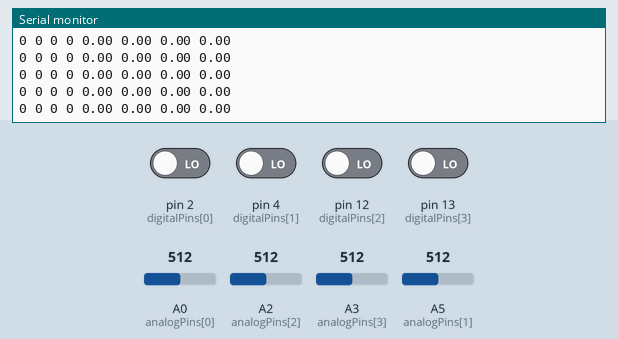
The sketch below on a simulated Arduino Uno, built with avr-gcc and run on an emulated ATmega328P. Shown: the last lines printed to the serial monitor. Inputs (shaded band) come from the test bench; at power-on: pin 2 (digitalPins[0]), pin 4 (digitalPins[1]), pin 12 (digitalPins[2]), pin 13 (digitalPins[3]) LOW, A3 (analogPins[3]) = 512, A5 (analogPins[1]) = 512, A0 (analogPins[0]) = 512, A2 (analogPins[2]) = 512.

Above: at 5.7 s.
5.8 s: A3 (analogPins[3]) set to 501
At 6.7 s:
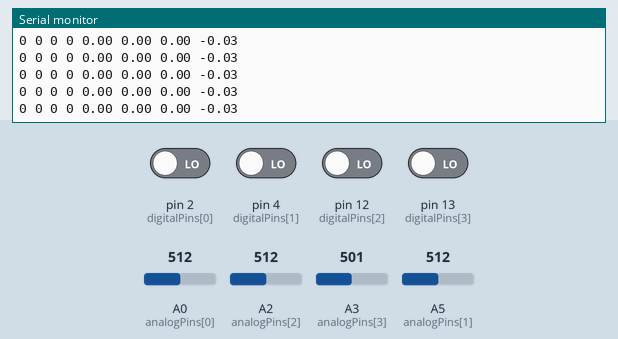
8.8 s: A5 (analogPins[1]) set to 494
At 9.4 s:
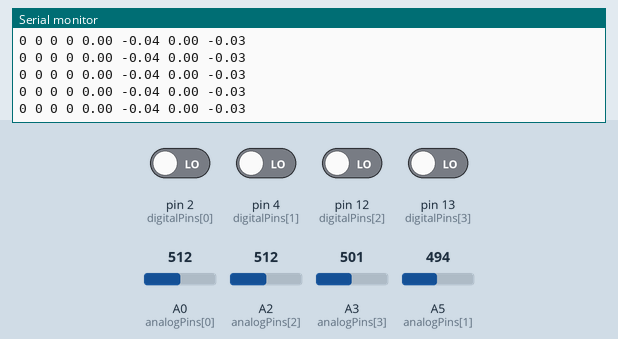
11.8 s: A0 (analogPins[0]) set to 518
At 12.8 s:
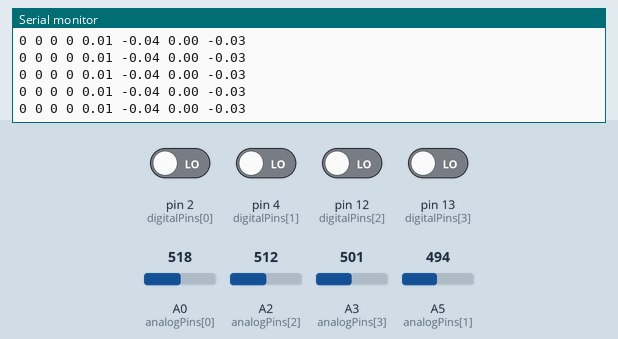
14.8 s: A0 (analogPins[0]) set to 502
At 15.8 s:
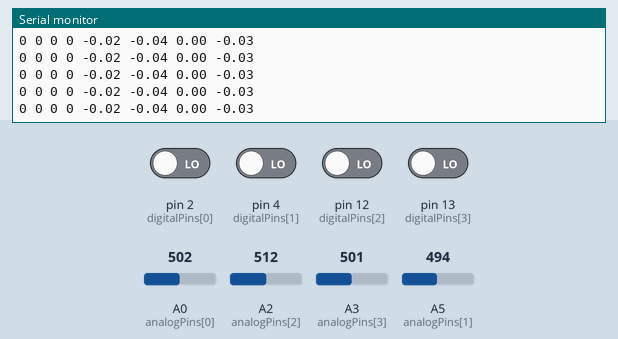
Timing chart, 0 to 17.3 s (numbered marks = the images above; inputs shaded):
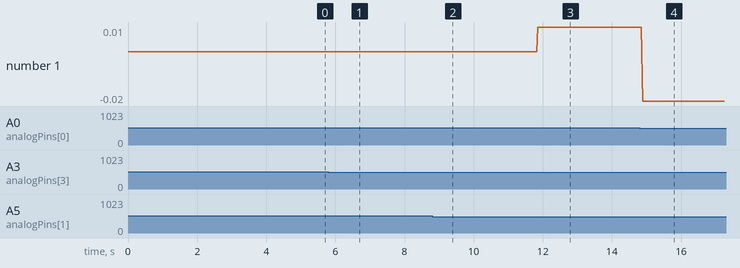

Measured:
- after the input at 5.8 s, the serial monitor: prints a new line after 0.07 s (image 1)
- after the input at 8.8 s, the serial monitor: prints a new line after 0.06 s (image 2)
- after the input at 11.8 s, the serial monitor: prints a new line after 0.06 s (image 3)
- after the input at 14.8 s, the serial monitor: prints a new line after 0.09 s (image 4)
- plotted number 1: 0 → 0.01 after the input at 11.8 s, 0.01 → -0.02 after the input at 14.8 s

The sketch:

bicicletorama.ino
```cpp
#define TOTAL_PLAYERS 4


int const MIN_ANALOG_VALUE = 0;
int const MAX_ANALOG_VALUE = 1024;

int digitalPins[] = { 2, 4, 12, 13 };
int analogPins[] = { A0, A5, A2, A3 };

int lastDigitalRead[] = { 0, 0, 0, 0 };


void setup()
{
  Serial.begin(9600);

  for (int i = 0; i < TOTAL_PLAYERS; i++) {
    pinMode(digitalPins[i], INPUT);
  }
}

void loop()
{
  for (int i = 0; i < TOTAL_PLAYERS; i++) {
    int value = digitalRead(digitalPins[i]);
    if (lastDigitalRead[i] == 0 && value == 1) {
      Serial.print(1);
    } else {
      Serial.print(0);
    }
    Serial.print(" ");

    lastDigitalRead[i] = value;
  }

  for (int i = 0; i < TOTAL_PLAYERS; i++) {
    Serial.print( map(analogRead(analogPins[i]), MIN_ANALOG_VALUE, MAX_ANALOG_VALUE, -100, 100)/100.f );
    Serial.print(" ");
  }

  Serial.println();

  delay(2);
}
```
